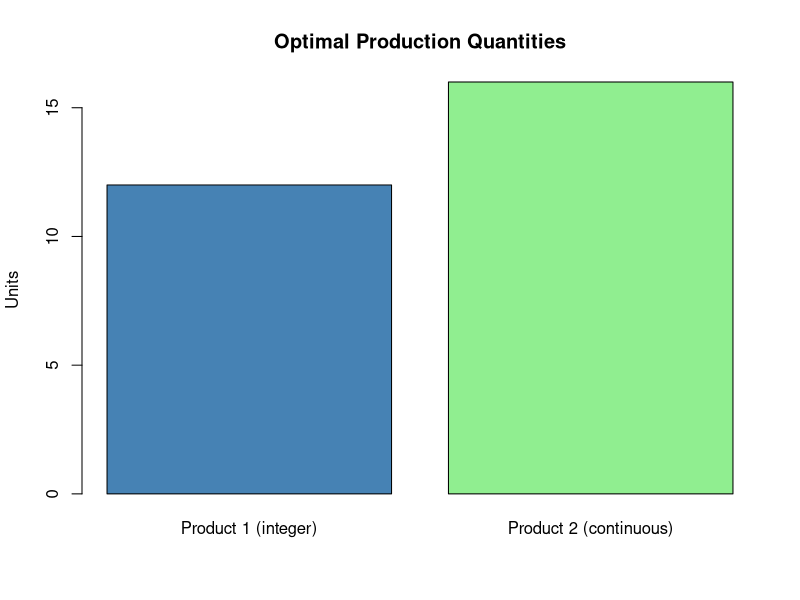

Here is the R script that generated this plot:
# Fills a gap from Chapter 15: binaryintegerprogramming.r and
# integerprogramming.r use all.bin/all.int, which force EVERY variable
# to be binary or integer. Many real problems mix variable types - some
# continuous, some integer - which needs the int.vec argument instead.

library(lpSolve)

# Example: maximize profit choosing production quantities for two
# products, where product 1 must be produced in whole units (e.g. a
# machine setup), but product 2 can be any continuous amount
obj.fun <- c(30, 20)                                   # profit per unit
constr <- matrix(c(2, 1,   # labor hours
                    1, 3), # material units
                  nrow = 2, byrow = TRUE)
constr.dir <- c("<=", "<=")
rhs <- c(40, 60)

# int.vec specifies WHICH variable positions must be integers (here, just
# variable 1); any variable not listed stays continuous
mip.sol <- lp("max", obj.fun, constr, constr.dir, rhs, int.vec = c(1))

mip.sol$objval
mip.sol$solution

# --- chart: bar chart of the optimal solution values, one bar per decision
# variable, since optimization output is otherwise just a vector of numbers ---
barplot(mip.sol$solution, names.arg = c("Product 1 (integer)", "Product 2 (continuous)"),
        col = c("steelblue", "lightgreen"),
        main = "Optimal Production Quantities", ylab = "Units")
